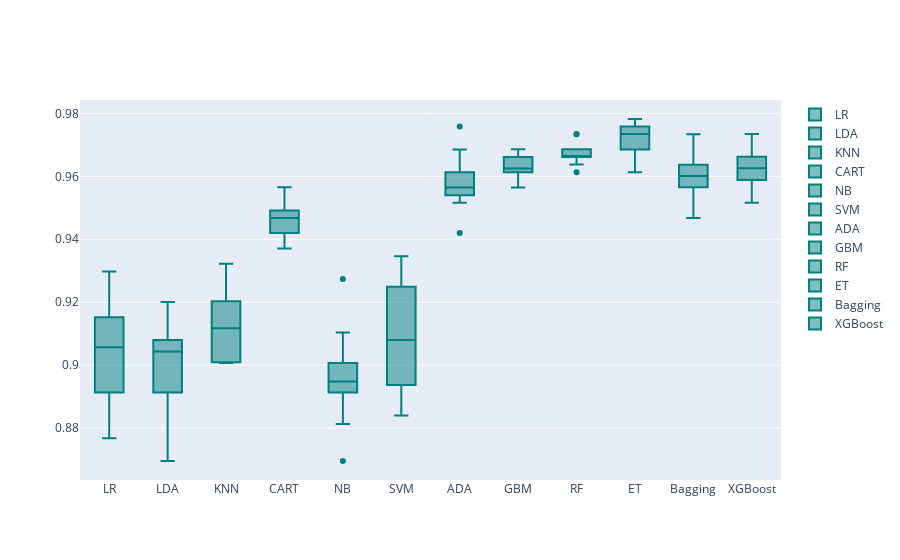

The cell this chart's notebook holds for it:
### Code cell
models = GetBasedModel()
names,results = BasedLine2(X_train, y_train, models)
PlotBoxR().PlotResult(names,results)

### Figure 1 — Plotly figure (JSON) as saved in the notebook; plotly's stock layout.template omitted (floating-point values rounded to 4 significant figures)
{"data": [{"marker": {"color": "rgb(0, 128, 128)"}, "name": "LR", "type": "box", "y": [0.901, 0.8865, 0.8768, 0.8913, 0.8983, 0.9104, 0.9104, 0.9153, 0.9153, 0.9298]}, {"marker": {"color": "rgb(0, 128, 128)"}, "name": "LDA", "type": "box", "y": [0.8937, 0.8841, 0.8696, 0.8913, 0.9031, 0.908, 0.9056, 0.9056, 0.9104, 0.9201]}, {"marker": {"color": "rgb(0, 128, 128)"}, "name": "KNN", "type": "box", "y": [0.9082, 0.9203, 0.9179, 0.901, 0.9007, 0.9056, 0.9007, 0.9153, 0.9322, 0.9225]}, {"marker": {"color": "rgb(0, 128, 128)"}, "name": "CART", "type": "box", "y": [0.9469, 0.942, 0.9565, 0.9493, 0.9492, 0.9467, 0.9395, 0.9467, 0.937, 0.9443]}, {"marker": {"color": "rgb(0, 128, 128)"}, "name": "NB", "type": "box", "y": [0.8986, 0.8937, 0.8696, 0.8913, 0.8814, 0.8935, 0.8959, 0.9007, 0.9104, 0.9274]}, {"marker": {"color": "rgb(0, 128, 128)"}, "name": "SVM", "type": "box", "y": [0.9155, 0.9034, 0.8937, 0.8841, 0.8886, 0.9104, 0.9056, 0.9249, 0.9249, 0.9346]}, {"marker": {"color": "rgb(0, 128, 128)"}, "name": "ADA", "type": "box", "y": [0.9541, 0.942, 0.9758, 0.9565, 0.9516, 0.954, 0.9685, 0.9613, 0.9564, 0.9613]}, {"marker": {"color": "rgb(0, 128, 128)"}, "name": "GBM", "type": "box", "y": [0.9686, 0.9638, 0.9614, 0.9614, 0.9613, 0.9564, 0.9661, 0.9661, 0.9588, 0.9637]}, {"marker": {"color": "rgb(0, 128, 128)"}, "name": "RF", "type": "box", "y": [0.9638, 0.9686, 0.9734, 0.9662, 0.9661, 0.9613, 0.9685, 0.9661, 0.9734, 0.9661]}, {"marker": {"color": "rgb(0, 128, 128)"}, "name": "ET", "type": "box", "y": [0.9734, 0.9734, 0.9662, 0.9734, 0.9613, 0.9709, 0.9782, 0.9685, 0.9782, 0.9758]}, {"marker": {"color": "rgb(0, 128, 128)"}, "name": "Bagging", "type": "box", "y": [0.9589, 0.9565, 0.971, 0.9565, 0.9564, 0.9467, 0.9637, 0.9734, 0.9613, 0.9613]}, {"marker": {"color": "rgb(0, 128, 128)"}, "name": "XGBoost", "type": "box", "y": [0.9614, 0.9638, 0.9734, 0.9662, 0.9685, 0.9588, 0.9588, 0.9516, 0.9661, 0.9516]}], "layout": {}}
